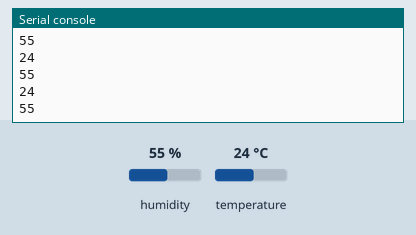
A program run on a simulated MicroPython board. On the bench: the last lines printed to the serial console. The inputs (shaded band) are chosen by the test bench; at power-on: humidity 55 %, temperature 24 °C.

Above: at 1.2 s.
1.3 s: humidity set to 22 %
At 2.4 s:
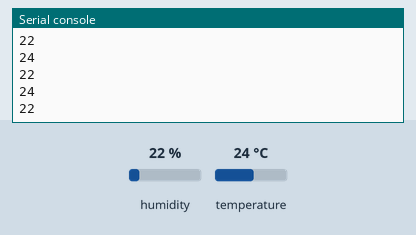
2.8 s: temperature set to 12 °C
At 3.5 s:
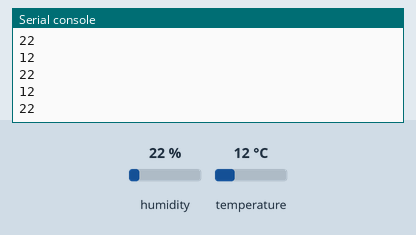
4.3 s: humidity set to 40 %
At 5.1 s:
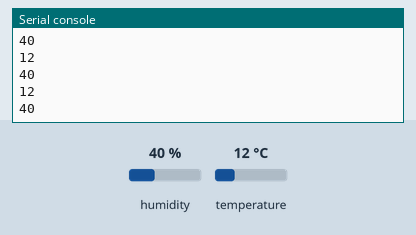
Timing chart, 0 to 7.3 s (numbered marks = the images above; inputs shaded):
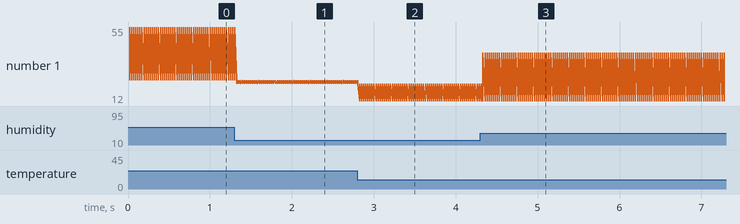

The program:

a.py
```python
import machine
import time
import dht

d = dht.DHT11(machine.Pin(4))
while 1:
    try:
        d.measure()
        print(d.temperature()) # eg. 23 (°C)
        print(d.humidity())    # eg. 41 (% RH)
    except:
        pass
```

Measured:
- after the input at 1.3 s, the serial console: prints a new line at once (image 1)
- after the input at 2.8 s, the serial console: prints a new line at once (image 2)
- after the input at 4.3 s, the serial console: prints a new line at once (image 3)
- plotted number 1: 55 → 22 after the input at 1.3 s, 22 → 40 after the input at 4.3 s
